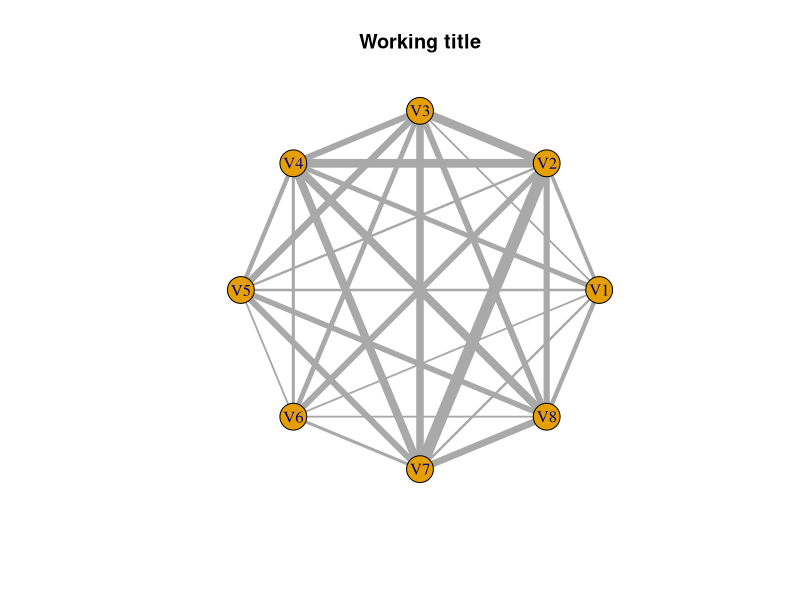

Reproduce this figure in R.
## ---- chunk 1
knitr::opts_chunk$set(echo = TRUE)
## ---- chunk 2

library(igraph)

## ---- chunk 3

# First session 
adj_matrix = as.matrix(read.csv("interaction_matrix.csv", sep =";", header = FALSE))

# remove unidentified individuals 
adj_matrix_ID = adj_matrix[-9,-9]

# Second session
adj_matrix2 = as.matrix(read.csv("interaction_matrix2.csv", sep =";", header = FALSE))

adj_matrix_all = adj_matrix_ID + adj_matrix2
## ---- chunk 4

g <- make_empty_graph()

#create the graph
g <- graph_from_adjacency_matrix(
    adj_matrix_all,
    mode = c("undirected"),
    weighted = TRUE,
    diag = F,
    add.colnames = NULL,
    add.rownames = FALSE
)

# dispose the vertex in cicrle 
layout <-layout_in_circle(g)

# plot 
plot(g, layout = layout, main = "Working title", edge.width = E(g)$weight*0.6)# E(g) containes the attributes of the edges. We multiply the weight by 3 to increase the contrast between the width of the lines

## ---- chunk 5

#binary degrees 
degree(g)

# densities 
edge_density(g, loops = FALSE) # existing edges / possible edges

#weighted degrees 
strength(
  g,
  vids = V(g), #The vertices for which the strength will be calculated
  loops = TRUE, #Logical; whether the loop edges are also counted. (here none)
  weights = NULL # use the default weight edge attribute in the matrix 
)
